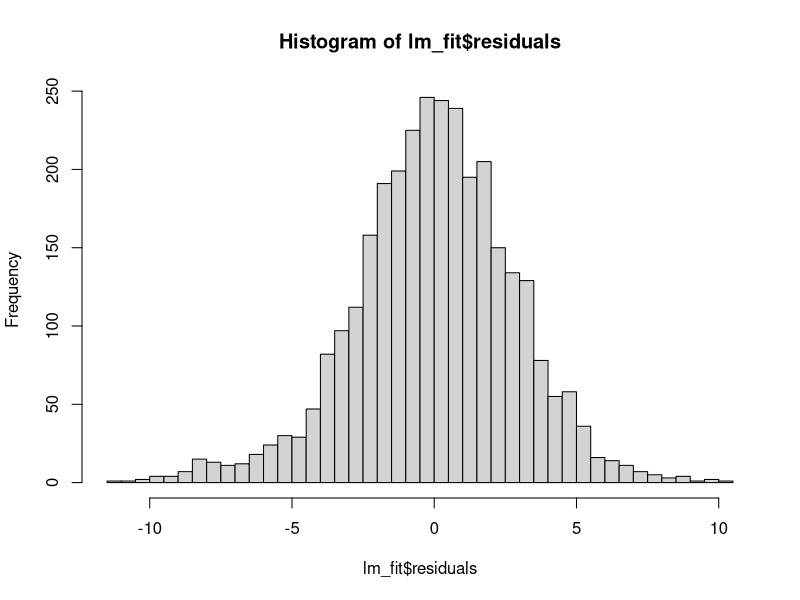
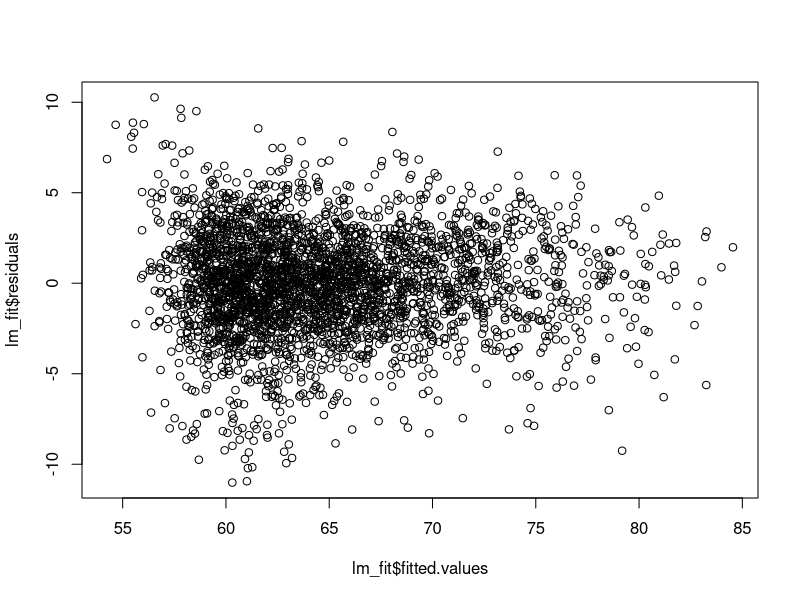

These charts were generated, in order, by the following R code:
# The purpose of this script is to try using just a linear model to explore
# the relationship between climate change belief, the identified covariates from
# analysis_prep.R, and experiencing an extreme weather event.

rm(list = ls())

# Read in merged and cleaned data
x <- read.csv("./processed_data/merged_data.csv")

lm_fit <- lm(happening ~ med_age + sqrt(asian_pop) + sqrt(hisp_ttl_pop) +
                + sqrt(non_white_pop) + log(med_income) + prop_dem +
                any_weather, data = x)

summary(lm_fit)

# Another small, positive value as an estimate for how experiencing an extreme
# weather event could have increased climate change beliefs. Note that this
# is larger than the matching analysis value.
lm_fit$coefficients["any_weatherTRUE"]

# Checking model assumptions...

# Normality of residuals looks good
hist(lm_fit$residuals, breaks = 40)

# Heteroscedaciditicitidy looks fine
plot(lm_fit$fitted.values, lm_fit$residuals)
